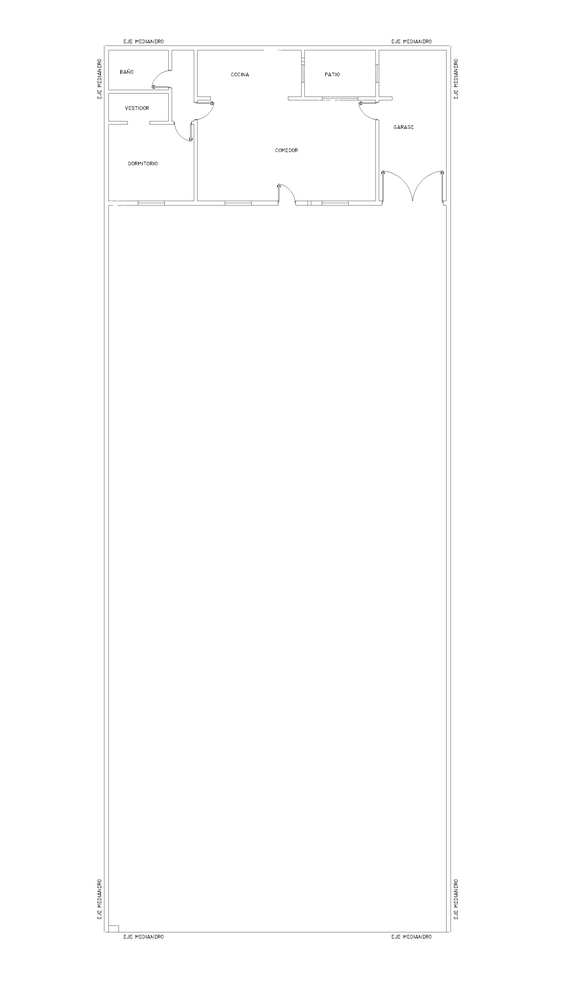
#> input picture backend/app/imagen_salida/paredes.png, 562 x 1000 px, shrunk from 2160 x 3840 before the run, found by its file name
$ python _5_1_distancia_medidor_ejes.py
#> lines starting #> are read from the running program, lines starting #| are printed output that depends on the picture; after the words box and inside, x2 and y2 are one past the last pixel; in counts of white or black regions, pixels touching at a corner belong together
import cv2
import numpy as np
import os

def encontrar_medidor_por_ubicacion_fija(image, ancho_medidor=0.40, alto_medidor=0.30, resolucion=15.65, tolerancia=20):
    height, width, _ = image.shape
    metros_a_pixeles = width / resolucion

    ancho_medidor_px = int(ancho_medidor * metros_a_pixeles)
    alto_medidor_px = int(alto_medidor * metros_a_pixeles)

    # solo uso el 10% de la imagen
    y_inferior = int(height * 0.90)
    sub_image = image[y_inferior:, :]

    gray = cv2.cvtColor(sub_image, cv2.COLOR_BGR2GRAY)
    edged = cv2.Canny(gray, 50, 150)

    contours, _ = cv2.findContours(edged, cv2.RETR_TREE, cv2.CHAIN_APPROX_SIMPLE)

    for contour in contours:
        x, y, w, h = cv2.boundingRect(contour)
        if (ancho_medidor_px - tolerancia) <= w <= (ancho_medidor_px + tolerancia) and (alto_medidor_px - tolerancia) <= h <= (alto_medidor_px + tolerancia):
            x_abs = x
            y_abs = y + y_inferior
            return (x_abs, y_abs, w, h)  # Retorna las coordenadas y dimensiones del medidor
    return None

def proceso_distancia_medidor(image_path):
    image = cv2.imread(image_path, cv2.IMREAD_GRAYSCALE)
#> image is the input picture: shape (1000, 562); min 64, max 255, mean 253.8
    image_color = cv2.imread(image_path)

    _, thresh = cv2.threshold(image, 240, 255, cv2.THRESH_BINARY_INV)
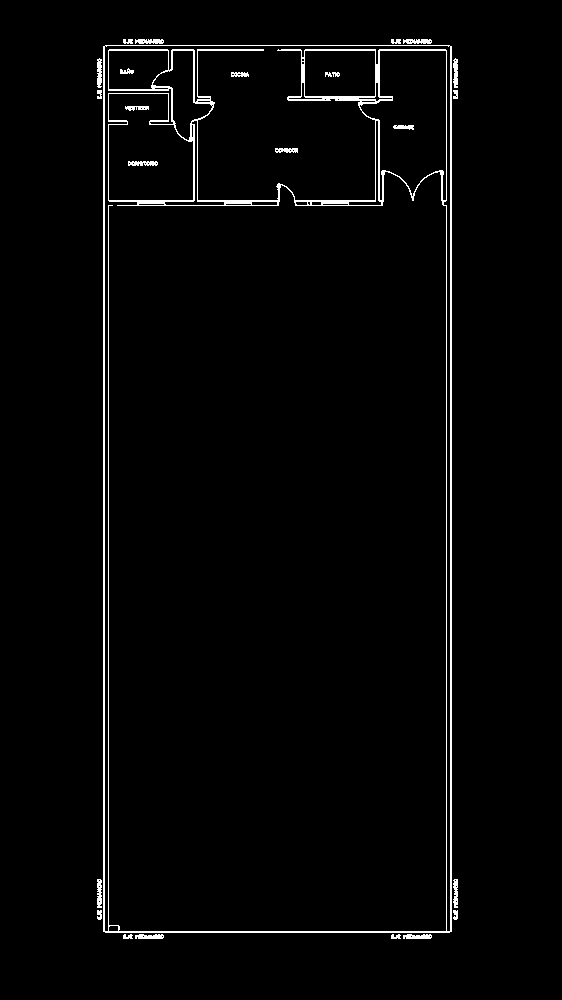
#> thresh: shape (1000, 562); 2.2% white in thin lines or dots, all inside (x1, y1, x2, y2) = (97, 39, 458, 939)
    edges = cv2.Canny(thresh, 50, 150, apertureSize=3)
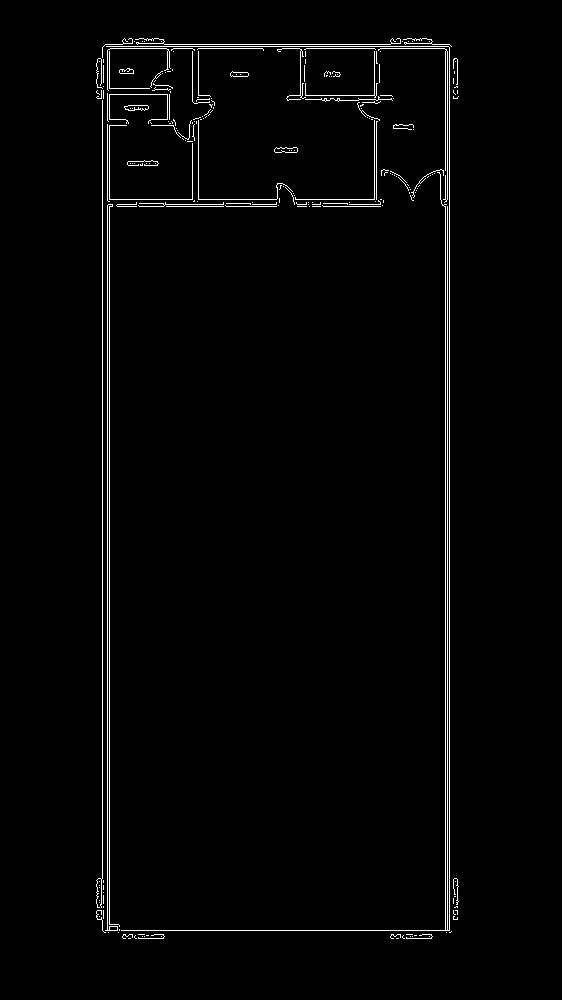
#> edges: shape (1000, 562); 1.8% white in thin lines or dots, all inside (x1, y1, x2, y2) = (96, 38, 459, 939)
    lines = cv2.HoughLinesP(edges, 1, np.pi / 180, 100, minLineLength=50, maxLineGap=5)
#> lines = 19 rows, first 6: [447, 930, 447, 206], [445, 930, 445, 44], [107, 930, 107, 44], [449, 932, 449, 44], [109, 930, 109, 44], [102, 878, 102, 100]

    if lines is None:
        print("No se encontraron líneas en la imagen.")
        return

    medianero_izquierdo_x = float('inf')
    medianero_derecho_x = -float('inf')
    municipal_line_y = None

    for line in lines:
        x1, y1, x2, y2 = line[0]
        if abs(x1 - x2) < 10:  # Línea vertical
            if x1 < medianero_izquierdo_x:
                medianero_izquierdo_x = x1
            if x1 > medianero_derecho_x:
                medianero_derecho_x = x1
        if abs(y1 - y2) < 10:  # Línea horizontal
            if municipal_line_y is None or y1 > municipal_line_y:
                municipal_line_y = y1
#> this loop made 19 passes
#> (x1, y1, x2, y2, medianero_izquierdo_x, medianero_derecho_x) on pass 1: (447, 930, 447, 206, 447, 447)
#> (x1, y1, x2, y2, medianero_izquierdo_x) on passes 2, 3, 6: (445, 930, 445, 44, 445), (107, 930, 107, 44, 107), (102, 878, 102, 100, 102)
#> after the loop, medianero_derecho_x = 449; medianero_izquierdo_x = 102; municipal_line_y = 930

    longitud_municipal_pixels = medianero_derecho_x - medianero_izquierdo_x
#> longitud_municipal_pixels = 347
    longitud_real_metros = 15.65
    escala_metros_por_pixel = longitud_real_metros / longitud_municipal_pixels
#> escala_metros_por_pixel = 0.0451

    medidor_coordenadas = encontrar_medidor_por_ubicacion_fija(image_color)
#> in encontrar_medidor_por_ubicacion_fija, `sub_image = image[y_inferior:, :]`:
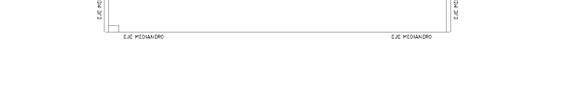
#> sub_image: shape (100, 562, 3); min 78, max 255, mean 253.7
#> in encontrar_medidor_por_ubicacion_fija, `edged = cv2.Canny(gray, 50, 150)`:
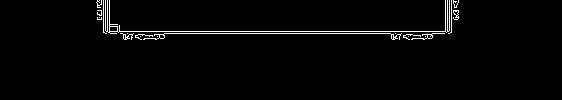
#> edged: shape (100, 562); 2.1% white in thin lines or dots, all inside (x1, y1, x2, y2) = (96, 0, 459, 40)
#> in encontrar_medidor_por_ubicacion_fija, `contours, _ = cv2.findContours(edged, cv2.RETR_TREE, cv2.CHAIN_APPROX_..`: contours = 29 contours, 24 with area under 20; largest, box (x1, y1, x2, y2) and area: (105, 0, 450, 34) 44, (109, 26, 118, 32) 38, (143, 33, 402, 40) 38, (453, 10, 459, 20) 24, (411, 33, 445, 40) 22
#> the loop in encontrar_medidor_por_ubicacion_fija, `for contour in contours:` made 1 pass
#> (x, y, w, h, x_abs, y_abs) on pass 1: (425, 36, 1, 1, 425, 936)
#> medidor_coordenadas = (425, 936, 1, 1)

    if medidor_coordenadas:
        x_abs, y_abs, w, h = medidor_coordenadas
#> x_abs = 425; y_abs = 936; w = 1; h = 1
        centro_medidor_x = x_abs + w // 2
#> centro_medidor_x = 425

        distancia_izquierda_px = abs(centro_medidor_x - medianero_izquierdo_x)
#> distancia_izquierda_px = 323
        distancia_derecha_px = abs(centro_medidor_x - medianero_derecho_x)
#> distancia_derecha_px = 24

        distancia_izquierda_metros = distancia_izquierda_px * escala_metros_por_pixel
#> distancia_izquierda_metros = 14.57
        distancia_derecha_metros = distancia_derecha_px * escala_metros_por_pixel
#> distancia_derecha_metros = 1.08

        txt_output_path = '/home/Maia/planeargas/backend/app/detecciones/distancia_medidor_ejes.txt'
        with open(txt_output_path, 'w') as f:
            f.write(f'Eje Medianero Izquierdo (X): {medianero_izquierdo_x} píxeles\n')
            f.write(f'Eje Medianero Derecho (X): {medianero_derecho_x} píxeles\n')
            f.write(f'Longitud del Eje Municipal en Píxeles: {longitud_municipal_pixels} píxeles\n')
            f.write(f'Longitud del Eje Municipal en Metros: {longitud_real_metros:.2f} m\n')
            f.write(f'Distancia desde el Medidor al Eje Izquierdo: {distancia_izquierda_metros:.2f} m\n')
            f.write(f'Distancia desde el Medidor al Eje Derecho: {distancia_derecha_metros:.2f} m\n')

        print(f"Archivo generado: {txt_output_path}")

        cv2.line(image_color, (centro_medidor_x, municipal_line_y), (medianero_izquierdo_x, municipal_line_y), (0, 255, 0), 2)
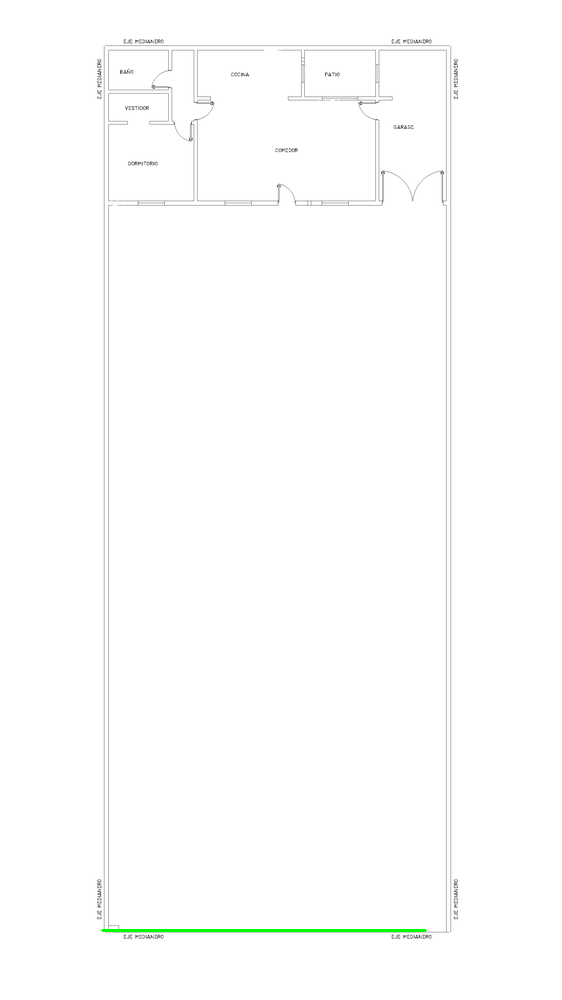
#> image_color: shape (1000, 562, 3); 0.17% of pixels changed, all inside (x1, y1, x2, y2) = (101, 929, 427, 932)
        cv2.line(image_color, (centro_medidor_x, municipal_line_y), (medianero_derecho_x, municipal_line_y), (0, 0, 255), 2)
#> image_color: shape (1000, 562, 3); 0.01% of pixels changed, all inside (x1, y1, x2, y2) = (424, 929, 451, 932)
        cv2.circle(image_color, (centro_medidor_x, y_abs + h // 2), 5, (255, 0, 0), -1)
#> image_color: shape (1000, 562, 3); mean B, G, R 253.3, 253.7, 253.3

        output_image_path = '/home/Maia/planeargas/backend/app/detecciones/distancia_medidor_visual.png'
        cv2.imwrite(output_image_path, image_color)
        print(f"Imagen con las distancias generada: {output_image_path}")
    else:
        print("No se pudo encontrar el medidor en la imagen.")

imagen_detectar_ejes_medianeros = '/home/Maia/planeargas/backend/app/imagen_salida/paredes.png'
proceso_distancia_medidor(imagen_detectar_ejes_medianeros)

$ run again, with backend/app/detecciones/plano_con_rejillas.png copied over backend/app/imagen_salida/paredes.png
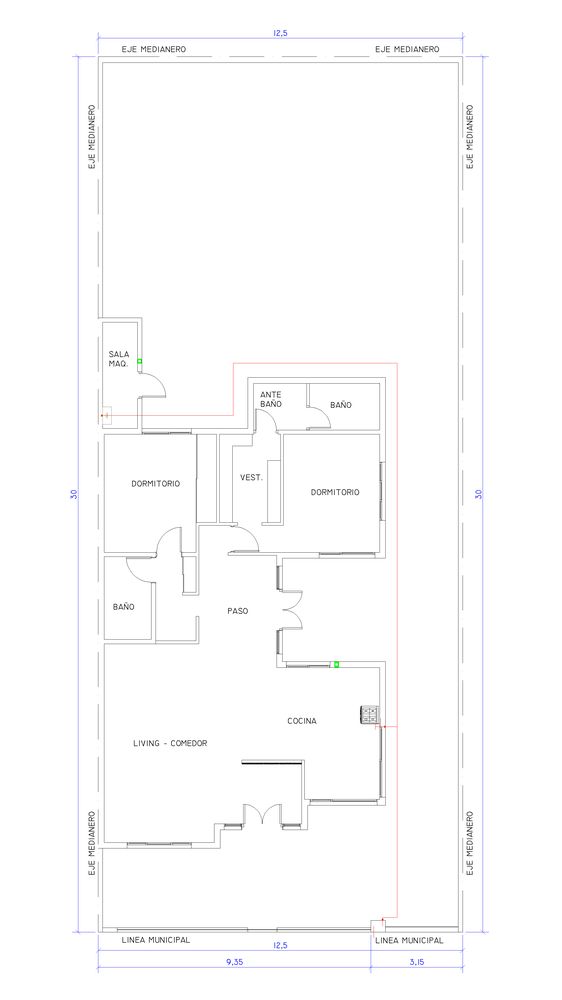
#> input picture backend/app/detecciones/plano_con_rejillas.png, 562 x 1000 px, shrunk from 2160 x 3840 before the run, found by its file name
#> in proceso_distancia_medidor, image_color is the input picture: shape (1000, 562, 3); mean B, G, R 252.5, 252.1, 252.2
#> in proceso_distancia_medidor, `_, thresh = cv2.threshold(image, 240, 255, cv2.THRESH_BINARY_INV)`:
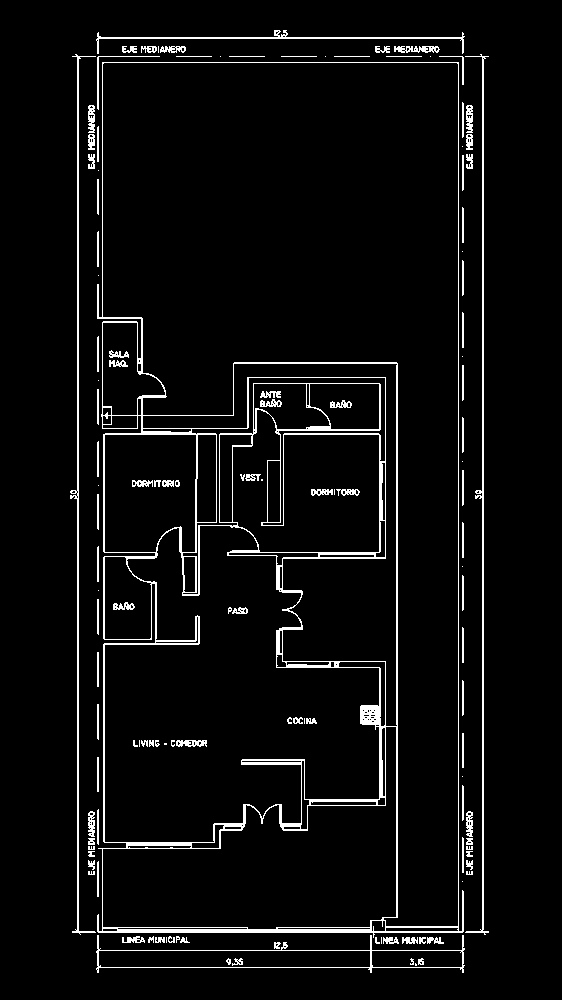
#> thresh: shape (1000, 562); 4.9% white in thin lines or dots, all inside (x1, y1, x2, y2) = (70, 30, 489, 973)
#> edges: shape (1000, 562); 3.9% white in thin lines or dots, all inside (x1, y1, x2, y2) = (69, 29, 489, 973)
#> lines = 53 rows, first 6: [481, 932, 481, 53], [459, 930, 459, 64], [76, 932, 76, 53], [457, 929, 457, 55], [461, 971, 461, 890], [96, 105, 96, 34]
#> the loop in proceso_distancia_medidor, `for line in lines:` made 53 passes
#> (x1, y1, x2, y2, medianero_izquierdo_x, medianero_derecho_x) on pass 1: (481, 932, 481, 53, 481, 481)
#> after the loop in proceso_distancia_medidor, `for line in lines:`: medianero_derecho_x = 481; medianero_izquierdo_x = 76; municipal_line_y = 968
#> longitud_municipal_pixels = 405
#> escala_metros_por_pixel = 0.0386
#> edged: shape (100, 562); 7.4% white in thin lines or dots, all inside (x1, y1, x2, y2) = (72, 0, 489, 74)
#> contours = 77 contours, 57 with area under 20; largest, box (x1, y1, x2, y2) and area: (97, 0, 462, 44) 1390, (248, 30, 372, 34) 364, (386, 27, 458, 32) 282, (118, 28, 247, 31) 254, (246, 26, 372, 31) 252
#> the loop in encontrar_medidor_por_ubicacion_fija, `for contour in contours:` made 1 pass
#> (contour, x, y, w, h, x_abs, y_abs) on pass 1: ([[461, 70], [461, 72]], 461, 70, 1, 3, 461, 970)
#> medidor_coordenadas = (461, 970, 1, 3)
#> in proceso_distancia_medidor, `x_abs, y_abs, w, h = medidor_coordenadas`: x_abs = 461; y_abs = 970; w = 1; h = 3
#> centro_medidor_x = 461
#> distancia_izquierda_px = 385
#> distancia_derecha_px = 20
#> distancia_izquierda_metros = 14.88
#> distancia_derecha_metros = 0.773
#> in proceso_distancia_medidor, `cv2.line(image_color, (centro_medidor_x, municipal_line_y), (medianero..`:
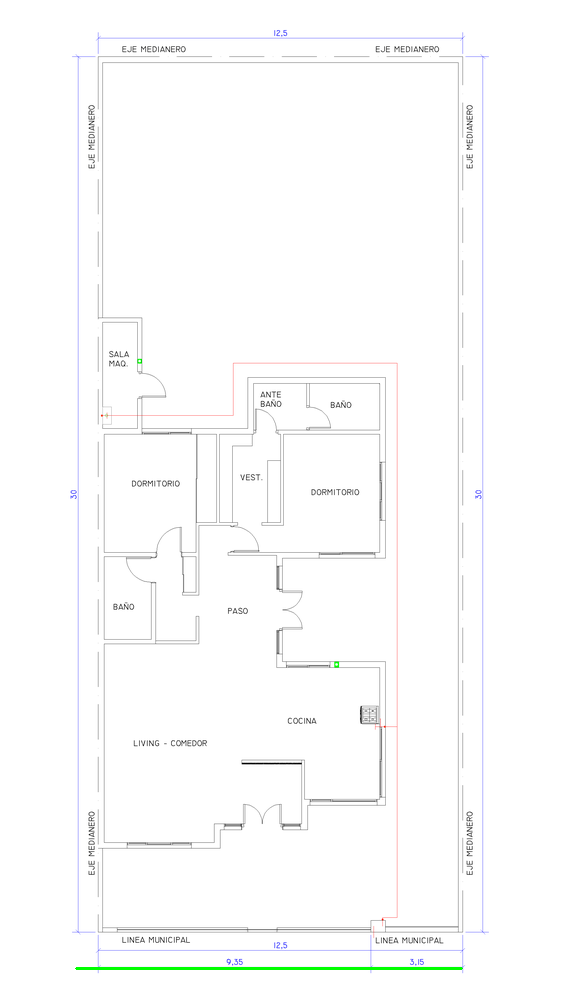
#> image_color: shape (1000, 562, 3); 0.21% of pixels changed, all inside (x1, y1, x2, y2) = (75, 967, 463, 970)
